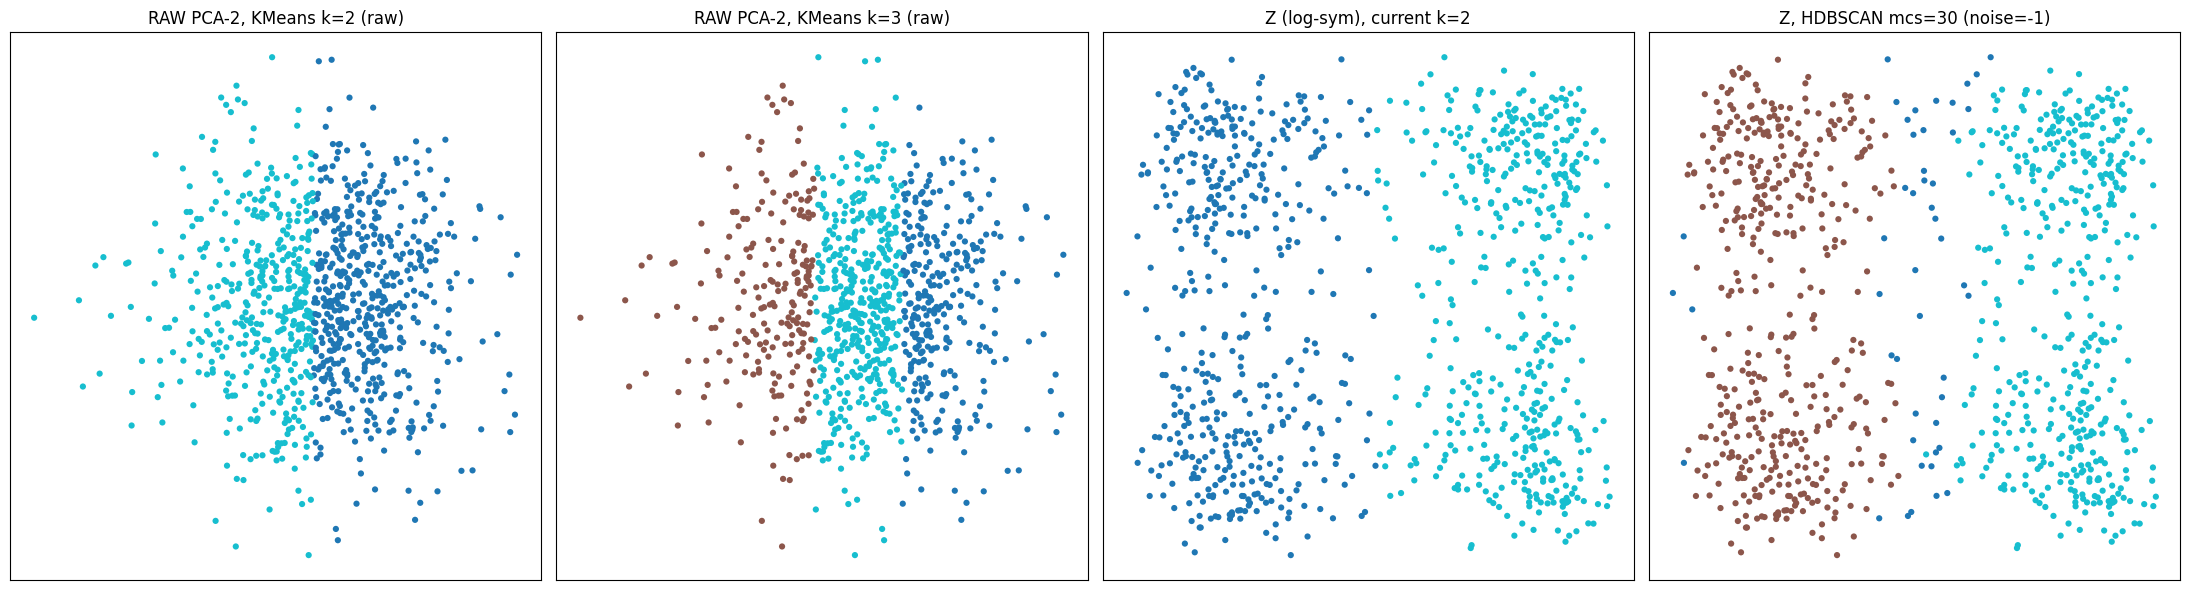

Recreate this plot in Python.
# -*- coding: utf-8 -*-
"""ds18 deep probe: raw-space geometry, norms, density methods. Saves dev/v5/probe_ds18.png"""
import importlib.util
import os

import numpy as np
import pandas as pd
import matplotlib
matplotlib.use('Agg')
import matplotlib.pyplot as plt
from sklearn.cluster import KMeans, SpectralClustering, DBSCAN, HDBSCAN
from sklearn.decomposition import PCA
from sklearn.metrics import silhouette_score, adjusted_rand_score

_here = os.path.dirname(os.path.abspath(__file__))
_spec_path = os.path.join(_here, '..', 'old_solutions/my_solution5', 'solution.py')
spec = importlib.util.spec_from_file_location('sol_v5', _spec_path)
v5 = importlib.util.module_from_spec(spec)
spec.loader.exec_module(v5)

_root = os.path.dirname(_here)
df = pd.read_csv(os.path.join(_root, 'public_data', 'train.csv'))
xcols = [c for c in df.columns if c.startswith('x')]
groups = {ds: g[xcols].values.astype(float) for ds, g in df.groupby('dataset_id')}
X = groups['ds18']
print('ds18 shape:', X.shape, 'cols:', xcols)

# norms comparison at k=2/3 (Z-space sil + ARI between norms)
norms = ['minmax', 'standard', 'robust', 'log-sym']
print('\n-- silhouette by norm --')
for nm in norms:
    Z = v5._reduce(v5._clean(X), nm)
    s2 = silhouette_score(Z, KMeans(n_clusters=2, n_init=15, random_state=42).fit_predict(Z))
    s3 = silhouette_score(Z, KMeans(n_clusters=3, n_init=15, random_state=42).fit_predict(Z))
    print('  %-8s k2=%.3f k3=%.3f' % (nm, s2, s3))

# raw-space structure: PCA-2 of RAW X (no norm), KMeans in raw space
Xr = v5._clean(X)
print('\n-- raw space --')
pca_raw = PCA(n_components=2, random_state=42).fit_transform(Xr)
for k in (2, 3):
    km_r = KMeans(n_clusters=k, n_init=15, random_state=42).fit(Xr)
    print('  raw KMeans k=%d sil(raw)=%.3f' % (k, silhouette_score(Xr, km_r.labels_)))

# density on Z (log-sym, current norm)
Z = v5._reduce(Xr, 'log-sym')
print('\n-- HDBSCAN on Z --')
for mcs in (10, 20, 30, 50):
    try:
        h = HDBSCAN(min_cluster_size=mcs).fit_predict(Z)
        ncl = len(np.unique(h)) - (1 if (h < 0).any() else 0)
        print('  mcs=%d -> clusters=%d noise=%.3f' % (mcs, ncl, float((h < 0).mean())))
    except Exception as e:
        print('  mcs=%d err %s' % (mcs, e))

# figure: raw PCA-2 with k=2/k=3 raw labels; Z with HDBSCAN mcs=30 + KMeans k=2/3
fig, axes = plt.subplots(1, 4, figsize=(22, 6))
km2r = KMeans(n_clusters=2, n_init=15, random_state=42).fit(Xr)
km3r = KMeans(n_clusters=3, n_init=15, random_state=42).fit(Xr)
hd = HDBSCAN(min_cluster_size=30).fit_predict(Z)
axes[0].scatter(pca_raw[:, 0], pca_raw[:, 1], c=km2r.labels_, cmap='tab10', s=20, edgecolors='none')
axes[0].set_title('RAW PCA-2, KMeans k=2 (raw)')
axes[1].scatter(pca_raw[:, 0], pca_raw[:, 1], c=km3r.labels_, cmap='tab10', s=20, edgecolors='none')
axes[1].set_title('RAW PCA-2, KMeans k=3 (raw)')
Zcur, _ = v5._run(X, 'ds18')
axes[2].scatter(Z[:, 0], Z[:, 1], c=Zcur, cmap='tab10', s=20, edgecolors='none')
axes[2].set_title('Z (log-sym), current k=2')
axes[3].scatter(Z[:, 0], Z[:, 1], c=hd, cmap='tab10', s=20, edgecolors='none')
axes[3].set_title('Z, HDBSCAN mcs=30 (noise=-1)')
for ax in axes:
    ax.set_xticks([]); ax.set_yticks([])
fig.tight_layout()
_out = os.path.join(_here, 'probe_ds18.png')
fig.savefig(_out, bbox_inches='tight')
print('\nsaved', _out)
